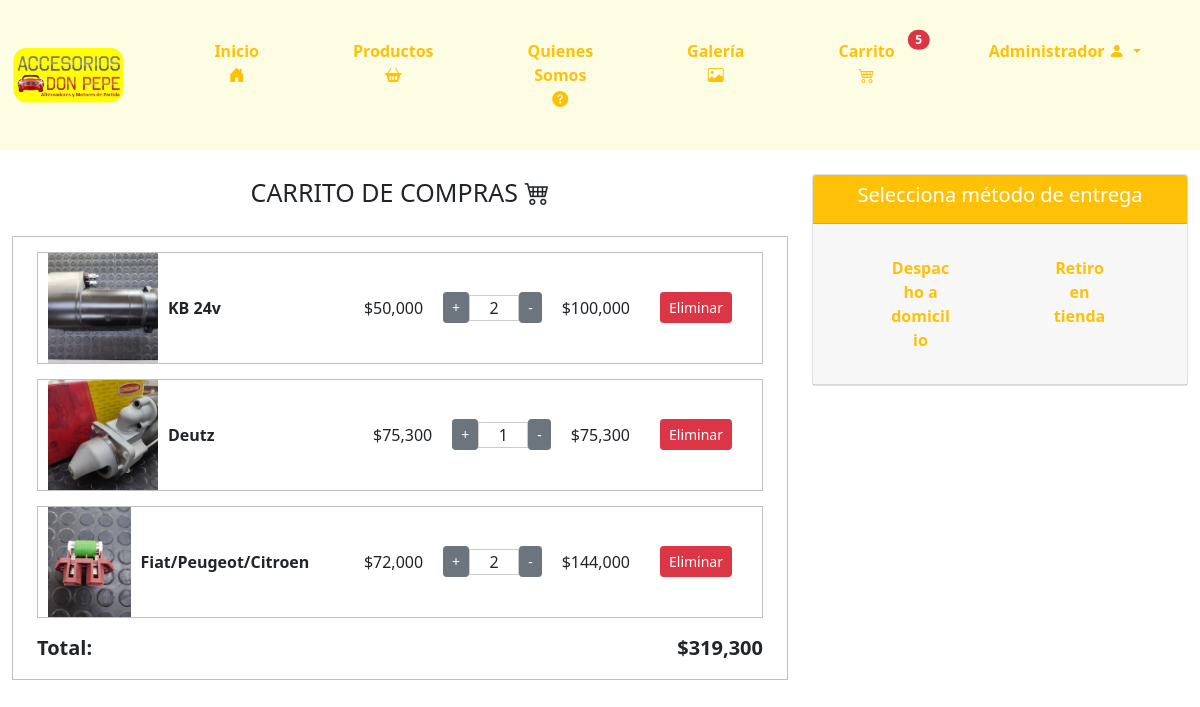
The app's page /carrito/ (signed in) with its own data.
### core/models.py (models this page shows, shortened)
class ItemCarrito(models.Model):
    usuario = models.ForeignKey(User, on_delete=models.CASCADE)
    producto = models.ForeignKey(Producto, on_delete=models.CASCADE)
    cantidad = models.IntegerField(default=1)

class Producto(models.Model):
    codProducto = models.IntegerField(primary_key=True)
    nombreP = models.CharField(max_length=100)
    stock = models.IntegerField()
    descipcion = models.CharField(max_length=500)
    foto = models.ImageField(upload_to="productos")  # Directorio de destino para las imágenes de los productos
    precio = models.IntegerField()
    categoria = models.ForeignKey(Categoria, on_delete=models.CASCADE)

### core/views.py (the view)
# urls.py: path('carrito/', carrito, name='carrito'),
@login_required
def carrito(request):
    carrito = ItemCarrito.objects.filter(usuario=request.user)
    total = sum(item.producto.precio * item.cantidad for item in carrito)
    carrito_count = sum(item.cantidad for item in carrito)
    regiones = Region.objects.all()
    region_id = request.GET.get('region')
    comunas = []
    if region_id:
        try:
            region_seleccionada = Region.objects.get(idRegion=region_id)
            comunas = Comuna.objects.filter(region=region_seleccionada)
        except Region.DoesNotExist:
            pass
    context = {
        'carrito': carrito,
        'total': total,
        'carrito_count': carrito_count,
        'regiones': regiones,
        'comunas': comunas,
        'region_id': region_id,
    }
    return render(request, 'core/carrito.html', context)

### core/templatetags/custom_filters.py (called while the page is built)
@register.filter
def format_clp(value):
    try:
        return "${:,.0f}".format(value)
    except (ValueError, TypeError):
        return value

@register.filter
def multiplicar(value, arg):
    try:
        return value * arg
    except (TypeError, ValueError):
        return 0

### core/templates/core/carrito.html (shortened to what this page needs)
{% load static %}
{% load custom_filters %}
<!DOCTYPE html>
<html lang="en">
<head>
    <link href="https://cdn.jsdelivr.net/npm/bootstrap@5.0.2/dist/css/bootstrap.min.css" rel="stylesheet"
>
    <link href="https://cdnjs.cloudflare.com/ajax/libs/font-awesome/6.0.0-beta3/css/all.min.css" rel="stylesheet">
    <link type="text/css" rel="stylesheet" href="{% static 'css/inicio.css' %}">
    <link href="https://cdn.jsdelivr.net/npm/bootstrap-icons/font/bootstrap-icons.css" rel="stylesheet">
</head>
<body>
    <nav class="navbar navbar-expand-lg navbar-light" style="background-color: #fdfde3;">
        <div class="container-fluid">
            <a class="navbar-brand" href="{% url 'inicio' %}">
                <img src="{% static 'img/logo-don-pepe.png' %}" class="logo" style="max-width: 80%;"
                    alt="Accesorios Don Pepe">
            </a>
            <div class="collapse navbar-collapse justify-content-end" id="navbarNav">
                <ul class="navbar-nav">
                    <li class="nav-item">
                        <a class="btn btn-outline-warning py-4 px-4 mx-2" href="{% url 'inicio' %}">
                            Inicio
                            <i class="bi bi-house-door-fill"></i>
                        </a>
                    </li>
                    <li class="nav-item">
                        <a class="btn btn-outline-warning py-4 px-4 mx-2" href="{% url 'productos' %}">
                            Productos
                            <i class="bi bi-basket2-fill"></i>
                        </a>
                    </li>
                    <li class="nav-item">
                        <a class="btn btn-outline-warning py-4 px-4 mx-2" href="{% url 'quienessomos' %}">
                            Quienes Somos
                            <i class="bi bi-question-circle-fill"></i>
                        </a>
                    </li>
                    <li class="nav-item">
                        <a class="btn btn-outline-warning py-4 px-4 mx-2" href="{% url 'galeria' %}">
                            Galería
                            <i class="bi bi-image"></i>
                        </a>
                    </li>
                    <li class="nav-item">
                        <a class="btn btn-outline-warning py-4 px-4 mx-2 position-relative" data-bs-toggle="modal"
                            data-bs-target="#cartModal">
                            Carrito
                            <i class="bi bi-cart4"></i>
                            {% if carrito_count > 0 %}
                            <span
                                class="position-absolute top-0 start-100 translate-middle badge rounded-pill bg-danger"
                                style="margin-top: 25px;">
                                {{ carrito_count }}
                            </span>
                            {% endif %}
                        </a>
                    </li>
                    <li class="nav-item dropdown">
                        {% if user.is_authenticated %}
                        <div class="btn-group">
                            <button type="button" class="btn btn-outline-warning py-4 px-4 mx-2 dropdown-toggle"
                                data-bs-toggle="dropdown" style="font-weight: 700; border: 0px; border-radius: 10px;">
                                {% if user.is_superuser %}
                                Administrador
                                {% else %}
                                Hola {{ user.first_name }}
                                {% endif %}
                                <i class="bi bi-person-fill"></i>
                            </button>
                        </div>
                        {% endif %}
                    </li>
                </ul>
            </div>
        </div>
    </nav>
    <br>
    <div class="container-fluid">
        <div class="row">
            <div class="col-md-8">
                <div>
                    <div style="text-align: center; font-weight: 500; font-size: 25px; text-transform: uppercase;">
                        <h8>Carrito de Compras <i class="bi bi-cart4"></i></h8>
                    </div>
                    <br>
                    <div class="container" style="border: 1px solid rgba(0, 0, 0, 0.250);">
                    {% if carrito %}
                        {% for item in carrito %}
                        <div id="cart-item-{{ item.id }}" class="cart-item" data-id="{{ item.id }}"
                            data-price="{{ item.producto.precio }}"
                            style="display: flex; align-items: center; margin-block: 15px;  border: 1px solid rgba(0, 0, 0, 0.250);">
                            <img src="{{ item.producto.foto.url }}"
                                style=" margin-left: 10px; max-width: 110px; height: 110px; object-fit: cover;">
                            <div style="margin-left: 10px; flex-grow: 1;">
                                <strong>{{ item.producto.nombreP }}</strong>
                            </div>
                            <div style="margin-left: 20px;">
                                <span>{{ item.producto.precio | format_clp }}</span>
                            </div>
                            <div
                                style="margin-left: 20px; display: flex; align-items: center; justify-content: center;">
                                <form action="{% url 'aumentar_cantidad' item.producto.codProducto %}" method="post"
                                    style="display: inline;">
                                    <button type="submit" class="btn btn-secondary btn-sm">+</button>
                                </form>
                                <p type="number" class="quantity" min="1"
                                    style="width: 50px; text-align: center; display: block; margin: 0 auto; border: 1px solid rgba(0, 0, 0, 0.200);"
                                    readonly>{{ item.cantidad }}</p>
                                <form action="{% url 'disminuir_cantidad' item.producto.codProducto %}" method="post"
                                    style="display: inline;">
                                    <button type="submit" class="btn btn-secondary btn-sm">-</button>
                                </form>
                            </div>
                            <div style="margin-left: 20px;">
                                <span class="total">{{item.producto.precio|multiplicar:item.cantidad|format_clp}}</span>
                            </div>
                            <div style="margin-inline: 30px;">
                                <a onclick="eliminar_del_carrito('{{ item.id }}')" class="btn btn-danger btn-sm">Eliminar</a>
                            </div>
                        </div>
                        {% endfor %}
                        <div class="row">
                            <div class="col-md-6" style="text-align: left; font-size: 20px; font-weight: 700;">
                                <p>Total: </p>
                            </div>
                            <div class="col-md-6" style="text-align: right; font-size: 20px; font-weight: 700;">
                                <p>{{ total | format_clp }}</p>
                            </div>
                        </div>
                    {% endif %}
                    </div>
                </div>
            </div>
<div class="col-md-4">
    <div class="card" style="text-align: center;">
        <div class="card-header text-white" style="background-color: #ffc107;">
            <h5>Selecciona método de entrega</h5>
        </div>
        <div class="card-header">
            <div class="container">
                <div class="row">
                    <div class="col-md-6">
                        <button class="btn btn-outline-warning btn-block py-4 px-4 mx-2 btn-despacho-domicilio"
                            style="border: 0px; font-weight: 700; border-radius: 8px; width: 80%;"
                            onclick="showDespachoDomicilio()" data-carrito-vacio="{% if not carrito %}true{% else %}false{% endif %}">
                            Despacho a domicilio
                        </button>
                    </div>
                    <div class="col-md-6">
                        <button class="btn btn-outline-warning btn-block py-4 px-4 mx-2 btn-retiro-tienda"
                            style="border: 0px; font-weight: 700; border-radius: 8px; width: 80%; "
                            onclick="showRetiroTienda()" data-carrito-vacio="{% if not carrito %}true{% else %}false{% endif %}">
                            Retiro en tienda
                        </button>
                    </div>
                </div>
            </div>
        </div>
</body>
</html>

### core/static/css/inicio.css (style rules this page uses)
.navbar { padding: 0%; }
.navbar-nav li { padding: 15px 15px; }
.navbar-nav li a { font-weight: 700; border: 0px; border-radius: 10px; }

### records on screen
ItemCarrito: producto.foto (picture), producto.nombreP "KB 24v", producto.precio "$50,000", cantidad "2", producto.precio|multiplicar "$100,000"
ItemCarrito: producto.foto (picture), producto.nombreP "Deutz", producto.precio "$75,300", cantidad "1", producto.precio|multiplicar "$75,300"
ItemCarrito: producto.foto (picture), producto.nombreP "Fiat/Peugeot/Citroen", producto.precio "$72,000", cantidad "2", producto.precio|multiplicar "$144,000"

### other values on screen
{{ carrito_count }} "5"
{{ total | format_clp }} "$319,300"
